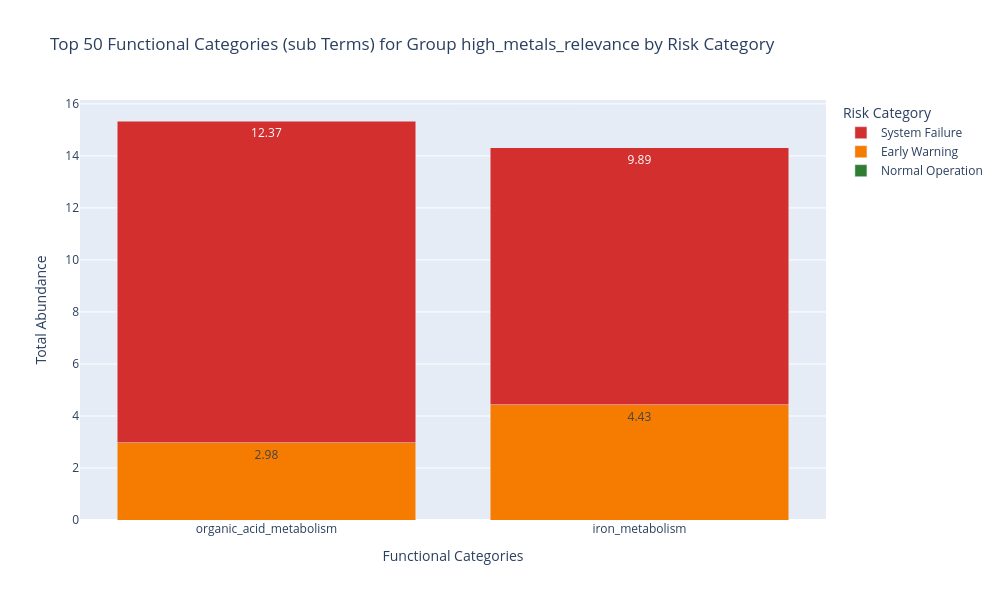

Here is the notebook cell this chart was saved with:
### Code cell
fig = plot_functional_distribution(high_metals_relevance, "high_metals_relevance")

fun_path = data_visual / "11_func.png"
plt.savefig(str(fun_path), dpi=300, bbox_inches='tight')
fig.show()

### Figure 1 — Plotly figure (JSON) as saved in the notebook; plotly's stock layout.template omitted (floating-point values rounded to 4 significant figures)
{"data": [{"marker": {"color": "#2E7D32"}, "name": "Normal Operation", "text": [0.0, 0.0], "textposition": "auto", "type": "bar", "x": ["organic_acid_metabolism", "iron_metabolism"], "y": [0.0, 0.0]}, {"marker": {"color": "#F57C00"}, "name": "Early Warning", "text": [2.98, 4.43], "textposition": "auto", "type": "bar", "x": ["organic_acid_metabolism", "iron_metabolism"], "y": [2.976, 4.434]}, {"marker": {"color": "#D32F2F"}, "name": "System Failure", "text": [12.37, 9.89], "textposition": "auto", "type": "bar", "x": ["organic_acid_metabolism", "iron_metabolism"], "y": [12.37, 9.886]}], "layout": {"barmode": "stack", "height": 600, "hovermode": "x", "legend": {"title": {"text": "Risk Category"}}, "title": {"text": "Top 50 Functional Categories (sub Terms) for Group high_metals_relevance by Risk Category"}, "width": 1000, "xaxis": {"title": {"text": "Functional Categories"}}, "yaxis": {"title": {"text": "Total Abundance"}}}}
